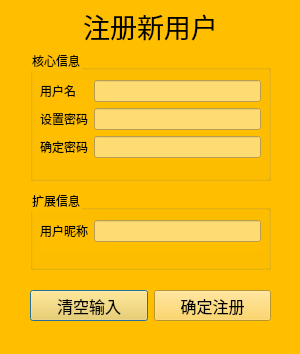
<?xml version="1.0" encoding="UTF-8"?>
<ui version="4.0">
 <class>SignupDlg</class>
 <widget class="QDialog" name="SignupDlg">
  <property name="geometry">
   <rect>
    <x>0</x>
    <y>0</y>
    <width>300</width>
    <height>354</height>
   </rect>
  </property>
  <property name="windowTitle">
   <string>注册 | ZinPass</string>
  </property>
  <property name="styleSheet">
   <string notr="true">background-color: #FFBF00;</string>
  </property>
  <widget class="QLabel" name="l_title_">
   <property name="geometry">
    <rect>
     <x>10</x>
     <y>10</y>
     <width>281</width>
     <height>31</height>
    </rect>
   </property>
   <property name="font">
    <font>
     <family>字酷堂石刻体</family>
     <pointsize>20</pointsize>
    </font>
   </property>
   <property name="styleSheet">
    <string notr="true">color: black;</string>
   </property>
   <property name="text">
    <string>注册新用户</string>
   </property>
   <property name="alignment">
    <set>Qt::AlignmentFlag::AlignCenter</set>
   </property>
  </widget>
  <widget class="QGroupBox" name="gBoxUserInfo">
   <property name="geometry">
    <rect>
     <x>30</x>
     <y>190</y>
     <width>241</width>
     <height>80</height>
    </rect>
   </property>
   <property name="title">
    <string>扩展信息</string>
   </property>
   <widget class="QWidget" name="formLayoutWidget_2">
    <property name="geometry">
     <rect>
      <x>10</x>
      <y>30</y>
      <width>221</width>
      <height>31</height>
     </rect>
    </property>
    <layout class="QFormLayout" name="lyt_form2_">
     <item row="0" column="0">
      <widget class="QLabel" name="l_nickname_">
       <property name="styleSheet">
        <string notr="true">color: black;</string>
       </property>
       <property name="text">
        <string>用户昵称</string>
       </property>
      </widget>
     </item>
     <item row="0" column="1">
      <widget class="QLineEdit" name="e_nickname_">
       <property name="styleSheet">
        <string notr="true">background-color: #FFDC73; color: black;</string>
       </property>
       <property name="maxLength">
        <number>12</number>
       </property>
      </widget>
     </item>
    </layout>
   </widget>
  </widget>
  <widget class="QGroupBox" name="gBoxAccount">
   <property name="geometry">
    <rect>
     <x>30</x>
     <y>50</y>
     <width>241</width>
     <height>131</height>
    </rect>
   </property>
   <property name="title">
    <string>核心信息</string>
   </property>
   <widget class="QWidget" name="formLayoutWidget">
    <property name="geometry">
     <rect>
      <x>10</x>
      <y>30</y>
      <width>221</width>
      <height>81</height>
     </rect>
    </property>
    <layout class="QFormLayout" name="lyt_form1_">
     <item row="0" column="0">
      <widget class="QLabel" name="l_username_">
       <property name="styleSheet">
        <string notr="true">color: black;</string>
       </property>
       <property name="text">
        <string>用户名</string>
       </property>
      </widget>
     </item>
     <item row="0" column="1">
      <widget class="QLineEdit" name="e_username_">
       <property name="styleSheet">
        <string notr="true">background-color: #FFDC73; color: black;</string>
       </property>
       <property name="maxLength">
        <number>16</number>
       </property>
      </widget>
     </item>
     <item row="1" column="0">
      <widget class="QLabel" name="l_passwd1_">
       <property name="styleSheet">
        <string notr="true">color: black;</string>
       </property>
       <property name="text">
        <string>设置密码</string>
       </property>
      </widget>
     </item>
     <item row="1" column="1">
      <widget class="QLineEdit" name="e_passwd1_">
       <property name="styleSheet">
        <string notr="true">background-color: #FFDC73; color: black;</string>
       </property>
       <property name="maxLength">
        <number>50</number>
       </property>
       <property name="echoMode">
        <enum>QLineEdit::EchoMode::Password</enum>
       </property>
      </widget>
     </item>
     <item row="2" column="0">
      <widget class="QLabel" name="l_passwd2_">
       <property name="styleSheet">
        <string notr="true">color: black;</string>
       </property>
       <property name="text">
        <string>确定密码</string>
       </property>
      </widget>
     </item>
     <item row="2" column="1">
      <widget class="QLineEdit" name="e_passwd2_">
       <property name="styleSheet">
        <string notr="true">background-color: #FFDC73; color: black;</string>
       </property>
       <property name="maxLength">
        <number>50</number>
       </property>
       <property name="echoMode">
        <enum>QLineEdit::EchoMode::Password</enum>
       </property>
      </widget>
     </item>
    </layout>
   </widget>
  </widget>
  <widget class="QWidget" name="layoutWidget3">
   <property name="geometry">
    <rect>
     <x>30</x>
     <y>290</y>
     <width>241</width>
     <height>31</height>
    </rect>
   </property>
   <layout class="QHBoxLayout" name="lyt_btn_">
    <item>
     <widget class="QPushButton" name="btn_clear_">
      <property name="font">
       <font>
        <pointsize>12</pointsize>
       </font>
      </property>
      <property name="styleSheet">
       <string notr="true">background-color: #FFCF40;color: black;</string>
      </property>
      <property name="text">
       <string>清空输入</string>
      </property>
     </widget>
    </item>
    <item>
     <widget class="QPushButton" name="btn_submit_">
      <property name="font">
       <font>
        <pointsize>12</pointsize>
       </font>
      </property>
      <property name="styleSheet">
       <string notr="true">background-color: #FFCF40;color: black;</string>
      </property>
      <property name="text">
       <string>确定注册</string>
      </property>
     </widget>
    </item>
   </layout>
  </widget>
 </widget>
 <resources/>
 <connections/>
</ui>
